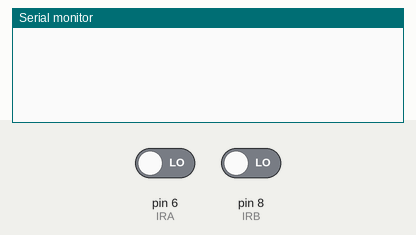
Simulated run of this sketch. Board: Arduino Uno, built with avr-gcc and run on an emulated ATmega328P. Shown: the last lines printed to the serial monitor. The test bench sets the inputs (shaded band); at power-on: pin 6 (IRA) LOW, pin 8 (IRB) LOW.

Above: at 1.2 s.
1.3 s: pin 6 (IRA) driven HIGH
At 2.4 s:
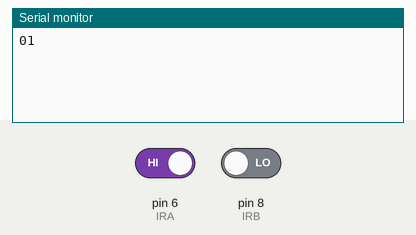
2.8 s: pin 8 (IRB) driven HIGH
At 4.0 s:
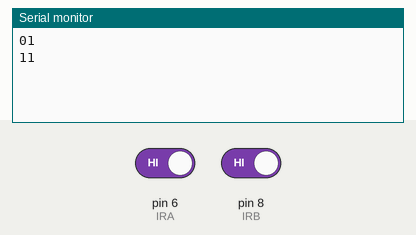
4.3 s: pin 6 (IRA) driven LOW
At 5.7 s:
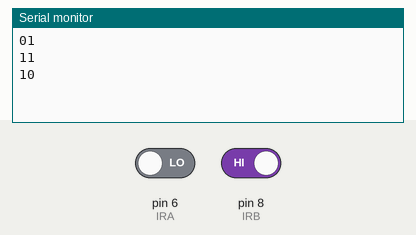
5.8 s: pin 8 (IRB) driven LOW
At 8.1 s:
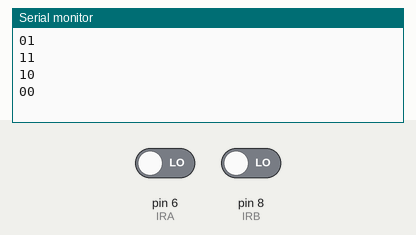
Timing chart, 0 to 8.3 s (numbered marks = the images above; inputs shaded):
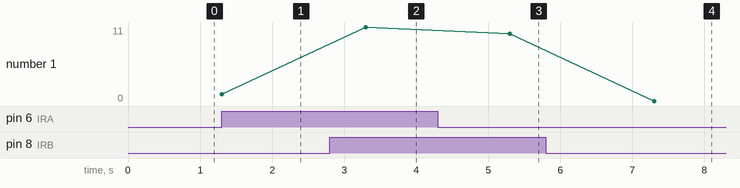

Measured:
- after the input at 1.3 s, the serial monitor: prints a new line at once (image 1)
- after the input at 2.8 s, the serial monitor: prints a new line after 0.50 s (image 2)
- after the input at 4.3 s, the serial monitor: prints a new line after 1.0 s (image 3)
- after the input at 5.8 s, the serial monitor: prints a new line after 1.5 s (image 4)
- plotted number 1: 1 → 11 after the input at 2.8 s, 11 → 10 after the input at 4.3 s, 10 → 0 after the input at 5.8 s

The sketch:

parking_sensors.ino
```cpp
int IRA = 6; // connect ir sensor to arduino pin 2
int IRB = 8; // connect ir sensor to arduino pin 4
String buffer;
String bufferA;
String bufferB;

int prev_A = 0;
int prev_B = 0;

void setup()
{

  pinMode (IRA, INPUT); // sensor pin INPUT
  pinMode (IRB, INPUT); // sensor pin INPUT
  Serial.begin(9600);

}

void send_to_backend()
{
  //sent A and B to back
  Serial.println("SEND TO BACKEND!STATE CHANGED!");
}

int check(int a, int b)
{
    int ok = 0;
    if(a != prev_A)
    {
      ok = 1;
    }
    if(b != prev_B)
    {
      ok = 1;
    }
    if(ok == 1)
    {
      send_to_backend();
    }
}

void loop()
{

  int statusSensorA = digitalRead (IRA);
  int statusSensorB = digitalRead (IRB);


  int A, B;

  if(statusSensorA == 1)
  {
    A = 1;
  }
  else
  {
    A = 0;
  }

  if(statusSensorB == 1)
   {
     B = 1;
   }
   else
   {
     B = 0;
   }


    buffer = String(A) + String(B);
bufferA = String(A);
bufferB = String(B);


// int old_A;
// int old_B;


 if(A != prev_A || B!= prev_B ){
  Serial.println(String(statusSensorB)+String(statusSensorA));
   prev_A = A;
   prev_B = B;
  delay(2000);
  }


}
```
